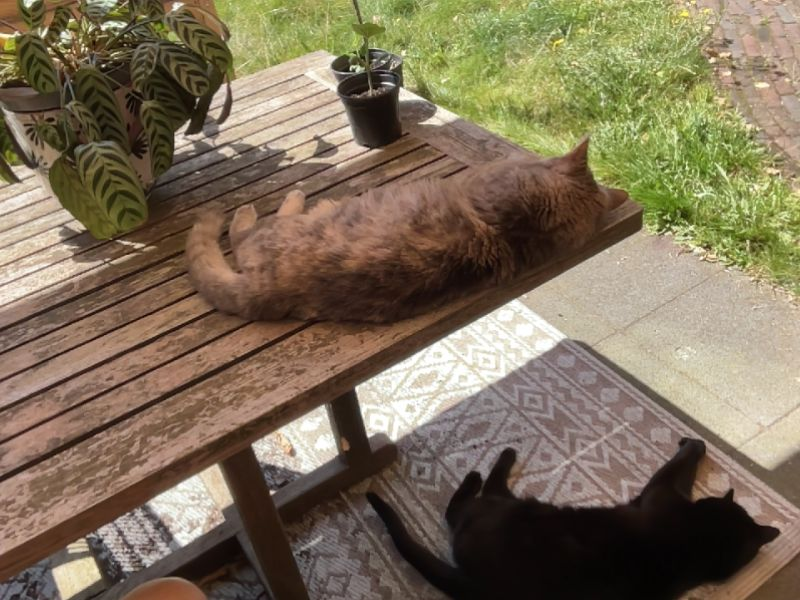
#> input picture images/cats.jpg, 800 x 600 px
$ python crop_image.py
#> lines starting #> are read from the running program, lines starting #| are printed output that depends on the picture
import cv2
filepath = "../images/cats.jpg"
image = cv2.imread(filepath)
#> image is the input picture: shape (600, 800, 3); mean B, G, R 89.2, 112.5, 126.1

# First parameter is the y-axis, second parameter is the x-axis
# The first element is the x-axis in computer vision, because you follow the
# row-order, similar to accessing elements in a 2D array.
image_cropped = image[100:400, 100:400]
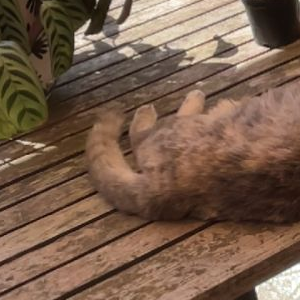
#> image_cropped: shape (300, 300, 3); mean B, G, R 74.5, 92.7, 118.4
cv2.imshow("Cats_resize", image_cropped)
cv2.waitKey(0)
